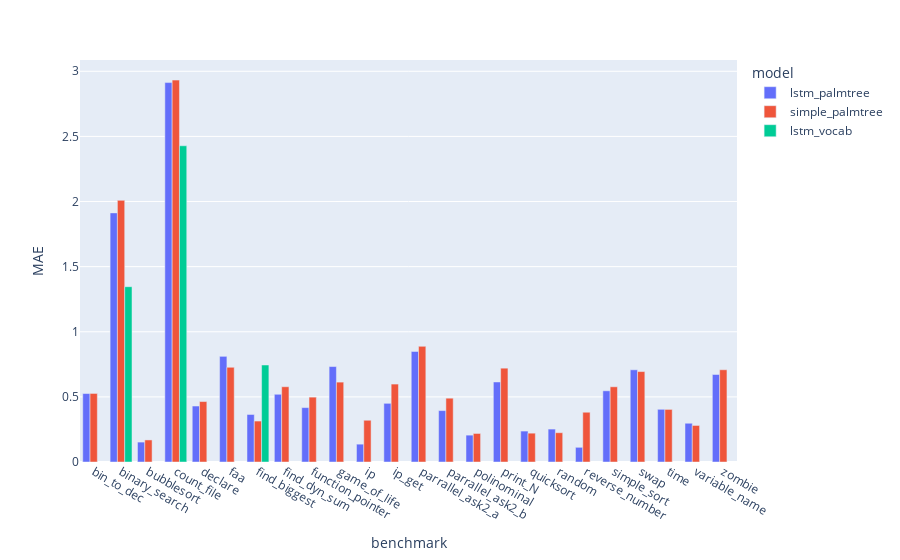

Notebook source saved alongside this figure:
### Code cell
px.bar(maes_df, x="benchmark", y="MAE", color="model", barmode="group")

### Figure 1 — Plotly figure (JSON) as saved in the notebook; plotly's stock layout.template omitted (floating-point values rounded to 4 significant figures)
{"data": [{"alignmentgroup": "True", "hovertemplate": "model=lstm_palmtree<br>benchmark=%{x}<br>MAE=%{y}<extra></extra>", "legendgroup": "lstm_palmtree", "marker": {"color": "#636efa", "pattern": {"shape": ""}}, "name": "lstm_palmtree", "offsetgroup": "lstm_palmtree", "orientation": "v", "showlegend": true, "textposition": "auto", "type": "bar", "x": ["bin_to_dec", "binary_search", "bubblesort", "count_file", "declare", "faa", "find_biggest", "find_dyn_sum", "function_pointer", "game_of_life", "ip", "ip_get", "parrallel_ask2_a", "parrallel_ask2_b", "polinominal", "print_N", "quicksort", "random", "reverse_number", "simple_sort", "swap", "time", "variable_name", "zombie"], "xaxis": "x", "y": [0.5256, 1.913, 0.1529, 2.913, 0.4297, 0.8113, 0.3649, 0.5199, 0.4177, 0.7328, 0.137, 0.4506, 0.8486, 0.3947, 0.2063, 0.6144, 0.2375, 0.2528, 0.1128, 0.5467, 0.7079, 0.4046, 0.2976, 0.6719], "yaxis": "y"}, {"alignmentgroup": "True", "hovertemplate": "model=simple_palmtree<br>benchmark=%{x}<br>MAE=%{y}<extra></extra>", "legendgroup": "simple_palmtree", "marker": {"color": "#EF553B", "pattern": {"shape": ""}}, "name": "simple_palmtree", "offsetgroup": "simple_palmtree", "orientation": "v", "showlegend": true, "textposition": "auto", "type": "bar", "x": ["bin_to_dec", "binary_search", "bubblesort", "count_file", "declare", "faa", "find_biggest", "find_dyn_sum", "function_pointer", "game_of_life", "ip", "ip_get", "parrallel_ask2_a", "parrallel_ask2_b", "polinominal", "print_N", "quicksort", "random", "reverse_number", "simple_sort", "swap", "time", "variable_name", "zombie"], "xaxis": "x", "y": [0.5264, 2.009, 0.1694, 2.932, 0.4642, 0.7271, 0.3144, 0.578, 0.498, 0.6135, 0.3206, 0.5984, 0.8885, 0.49, 0.2192, 0.7204, 0.2214, 0.2249, 0.3821, 0.5775, 0.6943, 0.4038, 0.2805, 0.7083], "yaxis": "y"}, {"alignmentgroup": "True", "hovertemplate": "model=lstm_vocab<br>benchmark=%{x}<br>MAE=%{y}<extra></extra>", "legendgroup": "lstm_vocab", "marker": {"color": "#00cc96", "pattern": {"shape": ""}}, "name": "lstm_vocab", "offsetgroup": "lstm_vocab", "orientation": "v", "showlegend": true, "textposition": "auto", "type": "bar", "x": ["binary_search", "count_file", "find_biggest"], "xaxis": "x", "y": [1.346, 2.428, 0.7447], "yaxis": "y"}], "layout": {"barmode": "group", "legend": {"title": {"text": "model"}, "tracegroupgap": 0}, "margin": {"t": 60}, "xaxis": {"anchor": "y", "domain": [0, 1], "title": {"text": "benchmark"}}, "yaxis": {"anchor": "x", "domain": [0, 1], "title": {"text": "MAE"}}}}
